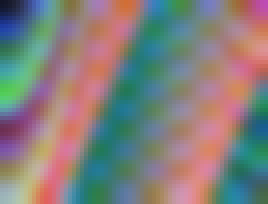
#> input picture backend/crates/images/tests/fixtures/images/clean.png, 67 x 51 px (shown 4 times larger)
$ python compare.py backend/crates/images/tests/fixtures/images/clean.png backend/crates/images/tests/fixtures/images/gaussian-0.2.png
#> lines starting #> are read from the running program, lines starting #| are printed output that depends on the picture
### processing.py
"""Image preparation and output assembly shared by CLI and GUI."""
from __future__ import annotations

import math
import io
from functools import lru_cache
from pathlib import Path

from PIL import Image, ImageOps


# [11 lines left out: function srgb_profile_bytes, not called in this run]


def oriented_size(image: Image.Image) -> tuple[int, int]:
    """Display dimensions without decoding an entire image just to register it."""
    return image.size[::-1] if image.getexif().get(274) in (5, 6, 7, 8) else image.size


def normalize_rgba(image: Image.Image) -> Image.Image:
    """Orient pixels and convert tagged colors to sRGB, retaining exact alpha."""
    oriented = ImageOps.exif_transpose(image)
    profile = oriented.info.get("icc_profile")
    if profile is None:
        result = oriented.convert("RGBA")
        result.info.pop("transparency", None)
        return result
    from PIL import ImageCms

    try:
        if not isinstance(profile, bytes) or not profile:
            raise ValueError("the embedded profile is empty or invalid")
        target = srgb_profile_bytes()
        if profile == target and oriented.mode in ("RGB", "RGBA"):
            result = oriented.convert("RGBA")
            result.info.pop("transparency", None)
            return result
        source_profile = ImageCms.ImageCmsProfile(io.BytesIO(profile))
        alpha = (oriented.getchannel("A") if oriented.mode in ("RGBA", "LA", "PA")
                 else oriented.convert("RGBA").getchannel("A") if oriented.mode == "P" or "transparency" in oriented.info
                 else Image.new("L", oriented.size, 255))
        # Palette transparency is retained above; the profile describes its RGB
        # colors. CMYK and Lab must reach LittleCMS before any naive RGB convert.
        color = (oriented if oriented.mode in ("RGB", "CMYK", "LAB", "L")
                 else oriented.convert("L" if oriented.mode == "LA" else "RGB"))
        result = ImageCms.profileToProfile(color, source_profile,
                                          ImageCms.ImageCmsProfile(io.BytesIO(target)), outputMode="RGB")
        result.putalpha(alpha)
        result.info.update(oriented.info)
        result.info["icc_profile"] = target
        result.info.pop("transparency", None)
        return result
    except (ImageCms.PyCMSError, OSError, TypeError, ValueError) as exc:
        raise ValueError(f"Cannot convert embedded ICC color profile to sRGB: {exc}") from exc


def load_rgba(path: str | Path) -> Image.Image:
    with Image.open(path) as image:
        return normalize_rgba(image)


# [32 lines left out: functions prepare_image, validate_restoration, finish_image, not called in this run]

### compare.py
# Quantitative similarity metrics between two images. No model downloads —
# pure pixel-level + structural metrics from numpy/skimage/opencv.

from __future__ import annotations

import argparse
from pathlib import Path

import cv2
import numpy as np
from skimage.metrics import structural_similarity as ssim
from processing import load_rgba

ROOT = Path(__file__).parent


def load(path: Path) -> np.ndarray:
    try:
        return np.array(load_rgba(path).convert("RGB"))
#> in load_rgba, image is the input picture: PIL image 67x51 RGB; mean R, G, B 130.9, 127.1, 125.1
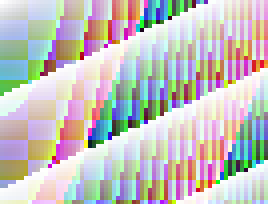
#> input picture backend/crates/images/tests/fixtures/images/gaussian-0.2.png, 67 x 51 px (shown 4 times larger)
#> in load_rgba, image is the input picture: PIL image 67x51 RGBA; mean R, G, B, A 130.4, 126.4, 124.6, 126
    except (OSError, ValueError) as exc:
        raise SystemExit(f"can't read {path}: {exc}") from exc


def _ssim_rgb(a: np.ndarray, b: np.ndarray):
    if min(a.shape[:2]) < 7:
        return None
    # skimage's default SSIM uses a 7x7 window and excludes three border pixels.
    # Three-row halos make each strip equivalent to the corresponding region
    # of the full image; only scratch memory is reduced, never the resolution.
    total, rows = 0.0, a.shape[0] - 6
    for start in range(3, a.shape[0] - 3, 128):
        stop = min(start + 128, a.shape[0] - 3)
        for channel in range(3):
            aa = a[start - 3:stop + 3, :, channel].astype(np.float32)
            bb = b[start - 3:stop + 3, :, channel].astype(np.float32)
            total += float(ssim(aa, bb, data_range=255)) * (stop - start)
    return total / (rows * 3)


def basic_metrics(a: np.ndarray, b: np.ndarray) -> dict:
    """Exact pixel metrics and SSIM for UI previews, with bounded scratch space."""
    if a.shape != b.shape or a.ndim != 3 or a.shape[2] != 3:
        raise ValueError("Metrics require RGB images with matching dimensions.")
    squared, absolute = 0.0, 0.0
    for row in range(0, a.shape[0], 128):
        delta = a[row:row + 128].astype(np.float32) - b[row:row + 128]
        absolute += float(np.abs(delta).sum(dtype=np.float64))
        squared += float(np.square(delta).sum(dtype=np.float64))
    mse = squared / a.size
    return dict(shape=a.shape, mse=mse, mae=absolute / a.size,
                psnr_db=float(10 * np.log10(255**2 / mse)) if mse else float("inf"),
                ssim=_ssim_rgb(a, b))


def metrics(a: np.ndarray, b: np.ndarray) -> dict:
    """Extended, full-resolution analysis used by the comparison CLI."""
    result = basic_metrics(a, b)
    hist_corr, low_scores, high_scores = [], [], []
    for channel in range(3):
        aa, bb = a[..., channel].copy(), b[..., channel].copy()
        ha = cv2.calcHist([aa], [0], None, [256], [0, 256]).flatten()
        hb = cv2.calcHist([bb], [0], None, [256], [0, 256]).flatten()
        hist_corr.append(float(cv2.compareHist(ha, hb, cv2.HISTCMP_CORREL)))
        af, bf = aa.astype(np.float32), bb.astype(np.float32)
        low_a = cv2.GaussianBlur(af, (0, 0), sigmaX=1.95, sigmaY=1.95)
        low_b = cv2.GaussianBlur(bf, (0, 0), sigmaX=1.95, sigmaY=1.95)
        if min(aa.shape) >= 7:
            low_scores.append(ssim(low_a.clip(0, 255).astype(np.uint8).astype(np.float32),
                                   low_b.clip(0, 255).astype(np.uint8).astype(np.float32), data_range=255))
            high_a = (af - low_a + 128).clip(0, 255).astype(np.uint8).astype(np.float32)
            high_b = (bf - low_b + 128).clip(0, 255).astype(np.uint8).astype(np.float32)
            high_scores.append(ssim(high_a, high_b, data_range=255))
    result.update(ssim_low_pass=float(np.mean(low_scores)) if low_scores else None,
                  ssim_high_pass=float(np.mean(high_scores)) if high_scores else None,
                  hist_corr_rgb=hist_corr, mean_hist_corr=float(np.mean(hist_corr)))
    return result


def _draw_visual(a: np.ndarray, b: np.ndarray, m: dict, out_path: Path) -> None:
    # Side-by-side, normalized height, with a header strip carrying the stats.
    target_h = 720
    def fit(img):
        h, w = img.shape[:2]
        return cv2.resize(img, (int(w * target_h / h), target_h), interpolation=cv2.INTER_AREA)
    A, B = fit(a), fit(b)
    gap = 16
    label_h = 36
    stats_h = 84
    pad = 24
    canvas_w = A.shape[1] + B.shape[1] + gap + pad * 2
    canvas_h = label_h + target_h + stats_h + pad * 2
    canvas = np.full((canvas_h, canvas_w, 3), 24, dtype=np.uint8)

    # cv2 wants BGR; we've been working in RGB.
    A_bgr = cv2.cvtColor(A, cv2.COLOR_RGB2BGR)
    B_bgr = cv2.cvtColor(B, cv2.COLOR_RGB2BGR)
    y0 = pad + label_h
    canvas[y0:y0 + target_h, pad:pad + A.shape[1]] = A_bgr
    canvas[y0:y0 + target_h, pad + A.shape[1] + gap:pad + A.shape[1] + gap + B.shape[1]] = B_bgr

    font = cv2.FONT_HERSHEY_SIMPLEX
    cv2.putText(canvas, "reference", (pad, pad + 24), font, 0.7, (220, 220, 220), 1, cv2.LINE_AA)
    cv2.putText(canvas, "desynth output", (pad + A.shape[1] + gap, pad + 24), font, 0.7, (220, 220, 220), 1, cv2.LINE_AA)

    stats_y = y0 + target_h + 28
    line1 = f"PSNR {m['psnr_db']:.2f} dB   SSIM {m['ssim']:.4f}   MAE {m['mae']:.2f}"
    line2 = f"SSIM low {m['ssim_low_pass']:.4f}   SSIM high {m['ssim_high_pass']:.4f}   hist corr {m['mean_hist_corr']:.4f}"
    cv2.putText(canvas, line1, (pad, stats_y), font, 0.7, (255, 255, 255), 1, cv2.LINE_AA)
    cv2.putText(canvas, line2, (pad, stats_y + 28), font, 0.6, (180, 200, 220), 1, cv2.LINE_AA)

    cv2.imwrite(str(out_path), canvas)
    print(f"  -> {out_path}")


def main() -> None:
    parser = argparse.ArgumentParser()
    parser.add_argument("a", help="reference image")
    parser.add_argument("b", help="comparison image")
    parser.add_argument("--visual", action="store_true", help="save side-by-side PNG")
    parser.add_argument("--visual-out", type=Path, default=None, help="output path for --visual")
    args = parser.parse_args()

    a = load(Path(args.a))
    b = load(Path(args.b))
#> in load (call 2), `return np.array(load_rgba(path).convert("RGB"))`:
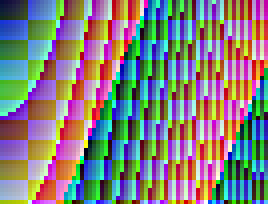
#> returned value: shape (51, 67, 3) (shown 4 times larger); mean of channels 0, 1, 2 130.4, 126.4, 124.6; drawn as R, G, B
    if a.shape != b.shape:
        print(f"resizing b from {b.shape} to {a.shape}")
        b = cv2.resize(b, (a.shape[1], a.shape[0]), interpolation=cv2.INTER_LANCZOS4)

    m = metrics(a, b)
#> the loop in basic_metrics, `for row in range(0, a.shape[0], 128):` made 1 pass
#> (absolute, squared) on pass 1: (474170, 40367070)
#> pass 1, in basic_metrics, `delta = a[row:row + 128].astype(np.float32) - b[row:row + 128]`:
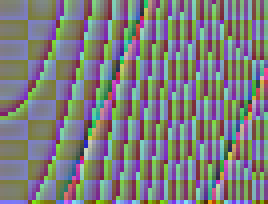
#> delta: shape (51, 67, 3) float32 (shown 4 times larger); mean R, G, B 0.5, 0.7, 0.5; drawn with min black and max white
#> after the loop in basic_metrics, `for row in range(0, a.shape[0], 128):`: absolute = 474170; squared = 40367070
#> in basic_metrics, `mse = squared / a.size`: mse = 3937.9
#> after the loop in _ssim_rgb, `for start in range(3, a.shape[0] - 3, 128):`:
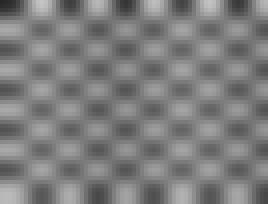
#> aa: shape (51, 67) float32 (shown 4 times larger); min 39, max 197, mean 125.1
#> after the loop in _ssim_rgb, `for start in range(3, a.shape[0] - 3, 128):`: total = 54.21
#> in metrics, `result = basic_metrics(a, b)`: result = {'shape': (51, 67, 3), 'mse': 3937.9, 'mae': 46.26, 'psnr_db': 12.18, 'ssim': 0.402}
#> the loop in metrics, `for channel in range(3):` made 3 passes
#> pass 1, in metrics, `aa, bb = a[..., channel].copy(), b[..., channel].copy()`:
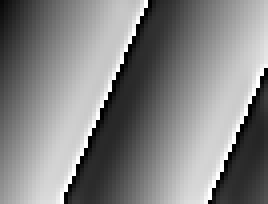
#> bb: shape (51, 67) (shown 4 times larger); min 0, max 255, mean 130.4
#> after the loop in metrics, `for channel in range(3):`:
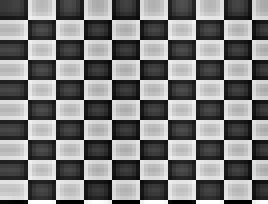
#> bf: shape (51, 67) float32 (shown 4 times larger); min 0, max 255, mean 124.6
#> after the loop in metrics, `for channel in range(3):`:
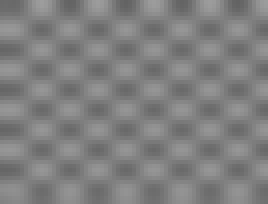
#> high_a: shape (51, 67) float32 (shown 4 times larger); min 99, max 157, mean 127.5
#> after the loop in metrics, `for channel in range(3):`: high_scores = [0.711, 0.0926, 0.169]; hist_corr = [0.618, 0.0302, -0.476]; low_scores = [0.978, 0.855, 0.609]
#> m = 9 items
    print(f"  shape:           {m['shape']}")
#|   shape:           (51, 67, 3)
    print(f"  PSNR:            {m['psnr_db']:.2f} dB        (higher = closer; >40 typically imperceptible)")
#|   PSNR:            12.18 dB        (higher = closer; >40 typically imperceptible)
    print(f"  SSIM:            {m['ssim']:.4f}            (1.0 = identical)")
#|   SSIM:            0.4015            (1.0 = identical)
    print(f"   - low-pass:     {m['ssim_low_pass']:.4f}            (broad composition agreement)")
#|    - low-pass:     0.8141            (broad composition agreement)
    print(f"   - high-pass:    {m['ssim_high_pass']:.4f}            (fine-detail agreement)")
#|    - high-pass:    0.3243            (fine-detail agreement)
    print(f"  MAE:             {m['mae']:.3f}             (mean abs pixel diff, 0-255 scale)")
#|   MAE:             46.256             (mean abs pixel diff, 0-255 scale)
    print(f"  MSE:             {m['mse']:.3f}")
#|   MSE:             3937.867
    print(f"  hist correl R/G/B: {m['hist_corr_rgb'][0]:.4f} / {m['hist_corr_rgb'][1]:.4f} / {m['hist_corr_rgb'][2]:.4f}")
#|   hist correl R/G/B: 0.6179 / 0.0302 / -0.4757

    if args.visual:
        out = args.visual_out or (ROOT / "out" / f"comparison_{Path(args.b).stem}.png")
        out.parent.mkdir(exist_ok=True)
        _draw_visual(a, b, m, out)


if __name__ == "__main__":
    main()
